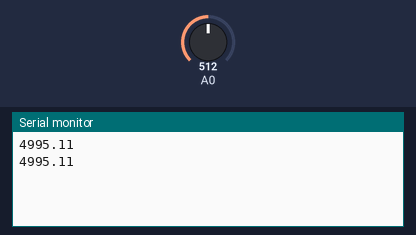
The sketch below on a simulated Arduino Uno, built with avr-gcc and run on an emulated ATmega328P. Shown: the last lines printed to the serial monitor. The inputs (shaded band) are chosen by the test bench; at power-on: A0 = 512.

Above: at 1.8 s.
1.9 s: A0 set to 716
At 2.8 s:
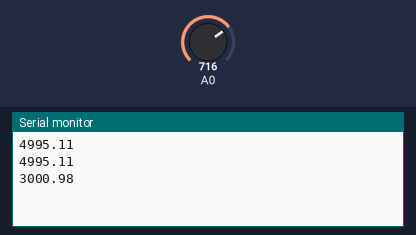
3.4 s: A0 set to 900
At 4.8 s:
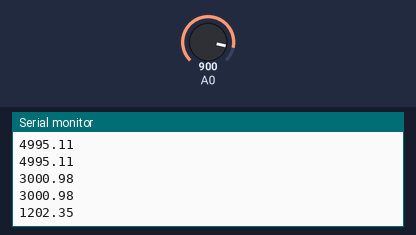
Timing chart, 0 to 6.4 s (numbered marks = the images above; inputs shaded):
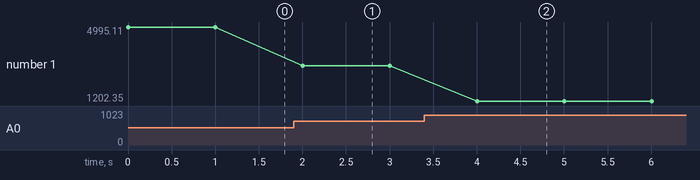

The sketch:

_0606Inui.ino
```cpp
void setup() {
  Serial.begin(9600);
 // put your setup code here, to run once:
}

void loop() {
  Serial.println((1023-analogRead(A0))/1023.0*10000.0);
    delay(1000);// put your main code here, to run repeatedly:

}
```

Measured:
- after the input at 1.9 s, the serial monitor: prints a new line after 0.10 s (image 1)
- after the input at 3.4 s, the serial monitor: prints a new line after 0.60 s (image 2)
- plotted number 1: 4995.11 → 3000.98 after the input at 1.9 s, 3000.98 → 1202.35 after the input at 3.4 s
